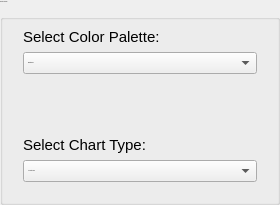
         <widget class="QGroupBox" name="groupBox_3">
          <property name="minimumSize">
           <size>
            <width>280</width>
            <height>0</height>
           </size>
          </property>
          <property name="font">
           <font>
            <family>Segoe UI</family>
            <pointsize>-1</pointsize>
           </font>
          </property>
          <property name="title">
           <string>VISUALIZATION</string>
          </property>
          <layout class="QGridLayout" name="gridLayout_4">
           <item row="0" column="0">
            <widget class="QWidget" name="visualizatioWidget" native="true">
             <layout class="QVBoxLayout" name="verticalLayout_visualization">
              <item>
               <widget class="QLabel" name="label_19">
                <property name="font">
                 <font>
                  <family>Segoe UI</family>
                  <pointsize>11</pointsize>
                  <fontweight>DemiBold</fontweight>
                 </font>
                </property>
                <property name="text">
                 <string>Select Color Palette:</string>
                </property>
               </widget>
              </item>
              <item>
               <widget class="QComboBox" name="paletteComboBox">
                <property name="font">
                 <font>
                  <family>Segoe UI</family>
                  <pointsize>-1</pointsize>
                 </font>
                </property>
                <item>
                 <property name="text">
                  <string>Default(Grey)</string>
                 </property>
                </item>
                <item>
                 <property name="text">
                  <string>Blue</string>
                 </property>
                </item>
                <item>
                 <property name="text">
                  <string>Green</string>
                 </property>
                </item>
                <item>
                 <property name="text">
                  <string>Red</string>
                 </property>
                </item>
               </widget>
              </item>
              <item>
               <widget class="QLabel" name="palettePreview">
                <property name="minimumSize">
                 <size>
                  <width>200</width>
                  <height>50</height>
                 </size>
                </property>
                <property name="text">
                 <string/>
                </property>
               </widget>
              </item>
              <item>
               <widget class="QLabel" name="label_24">
                <property name="font">
                 <font>
                  <family>Segoe UI</family>
                  <pointsize>11</pointsize>
                  <fontweight>DemiBold</fontweight>
                 </font>
                </property>
                <property name="text">
                 <string>Select Chart Type:</string>
                </property>
               </widget>
              </item>
              <item>
               <widget class="QComboBox" name="chartTypeBox">
                <property name="font">
                 <font>
                  <family>Segoe UI</family>
                  <pointsize>-1</pointsize>
                 </font>
                </property>
                <item>
                 <property name="text">
                  <string> All Chart Types</string>
                 </property>
                </item>
                <item>
                 <property name="text">
                  <string>Bar Chart</string>
                 </property>
                </item>
                <item>
                 <property name="text">
                  <string>Pie Chart</string>
                 </property>
                </item>
                <item>
                 <property name="text">
                  <string>Line Chart</string>
                 </property>
                </item>
               </widget>
              </item>
              <item>
               <spacer name="verticalSpacer_visualization">
                <property name="orientation">
                 <enum>Qt::Orientation::Vertical</enum>
                </property>
                <property name="sizeHint" stdset="0">
                 <size>
                  <width>0</width>
                  <height>0</height>
                 </size>
                </property>
               </spacer>
              </item>
             </layout>
            </widget>
           </item>
          </layout>
         </widget>
